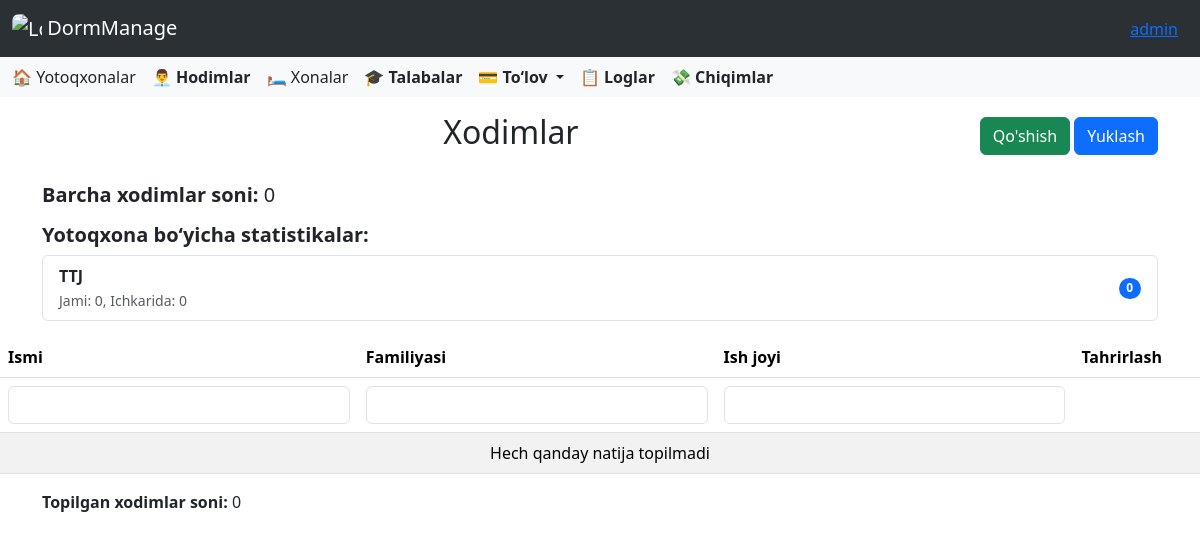
The app's page /employees/ (signed in) with its own data.
### accounts/models.py (models this page shows, shortened)
class CustomUser(AbstractUser):
    ROLE_CHOICES = [
        ('director', 'Direktor'),
        ('employee', 'Xodim'),
    ]
    role = models.CharField(
        max_length=10,
        choices=ROLE_CHOICES,
        default='other',
        verbose_name='Lavozim'
    )
    work_start = models.TimeField(
        verbose_name='Ish boshlanish vaqti',
        null=True,
        blank=True
    )
    work_end = models.TimeField(
        verbose_name='Ish tugash vaqti',
        null=True,
        blank=True
    )
    phone_number = models.CharField(
        max_length=20,
        blank=True,
        verbose_name='Telefon raqami'
    )
    hire_date = models.CharField(
        max_length=10,
        null=True,
        blank=True,
        verbose_name='Ishga qabul qilingan sana'
    )
    photo = models.ImageField(
        upload_to=staff_photo_upload_path,
        blank=False,
        null=False,
        verbose_name='Hodim surati'
    )
    salary = models.PositiveIntegerField(
        verbose_name='Maosh',
        null=True,
        blank=True,
        help_text="Hodimning maoshi (so'mda)"
    )
    is_in_dormitory = models.BooleanField(default=False)

### dormitory/models.py (models this page shows, shortened)
class Dormitory(models.Model):
    director = models.ForeignKey(Director, on_delete=models.CASCADE, related_name='dormitories')
    name = models.CharField(max_length=300, blank=False)
    address = models.CharField(max_length=300, blank=False)
    monthly_payment = models.PositiveIntegerField(default=0, verbose_name="Oylik to‘lov miqdori (so'm)")
    default_monthly_payment = models.PositiveIntegerField(
        default=1,
        help_text="Shartnomaga asosan boshlang‘ich oylik to‘lov (so‘mda)"
    )
    last_update_time = models.DateTimeField(blank=True, null=True)

### accounts/views.py (the view, shortened to what this page needs)
# urls.py: path('', EmployeePage.as_view(), name = 'employees'),
class EmployeePage(LoginRequiredMixin, DirectorAccessMixin, ListView):
    model = Employee
    template_name = 'accounts/employees.html'
    context_object_name = 'employees'
    def get_queryset(self):
        user = self.request.user
        if not hasattr(user, 'director'):
            return Employee.objects.none()
        director_dormitories = Dormitory.objects.filter(director=user.director)
        queryset = Employee.objects.filter(dormitory__in=director_dormitories)
        first_name_q = self.request.GET.get("first_name", "").strip()
        last_name_q = self.request.GET.get("last_name", "").strip()
        dormitory_name_q = self.request.GET.get("dormitory_name", "").strip()
        if first_name_q:
            queryset = queryset.filter(user__first_name__icontains=first_name_q)
        if last_name_q:
            queryset = queryset.filter(user__last_name__icontains=last_name_q)
        if dormitory_name_q:
            queryset = queryset.filter(dormitory__name__icontains=dormitory_name_q)
        return queryset
    def get(self, request, *args, **kwargs):
        return super().get(request, *args, **kwargs)
    def get_context_data(self, **kwargs):
        context = super().get_context_data(**kwargs)
        queryset = self.get_queryset()
        context["total_count"] = queryset.count()
        context["device_errors"] = self.request.session.pop("device_errors", None)
        context["all_employee_count"] = Employee.objects.filter(
            dormitory__director=self.request.user.director
        ).count()
        dormitory_stats = []
        dormitories = Dormitory.objects.filter(director=self.request.user.director)
        for dorm in dormitories:
            total = dorm.employees.count()
            in_dorm = dorm.employees.filter(user__is_in_dormitory=True).count()
            dormitory_stats.append({
                "name": dorm.name,
                "total": total,
                "in_dorm": in_dorm
            })
        context["dormitory_stats"] = dormitory_stats
        return context
    def render_to_response(self, context, **response_kwargs):
        if self.request.headers.get("X-Requested-With") == "XMLHttpRequest":
            return render(self.request, "accounts/employees.html", context)
        return super().render_to_response(context, **response_kwargs)

### accounts/views.py (called while the page is built)
    def test_func(self):
        return hasattr(self.request.user, 'director')

### templates/accounts/employees.html (shortened to what this page needs)
{% extends 'base.html' %}
{% block content %}
<div class="container mt-3">
    <div class="d-flex justify-content-between align-items-center mb-3">
        <h2 class="text-center flex-grow-1">Xodimlar</h2>
        <div>
            <a href="{% url 'employee_add' %}" class="btn btn-success">Qo'shish</a>
            <button id="export-btn" class="btn btn-primary">Yuklash</button>
        </div>
    </div>
</div>
<div class="container mt-4">
    <h5><strong>Barcha xodimlar soni: </strong>{{ all_employee_count }}</h5>
    <h5 class="mt-3"><strong>Yotoqxona bo‘yicha statistikalar:</strong></h5>
    <ul class="list-group mb-3">
        {% for stat in dormitory_stats %}
        <li class="list-group-item d-flex justify-content-between align-items-center">
            <div>
                <strong>{{ stat.name }}</strong><br>
                <small class="text-muted">Jami: {{ stat.total }}, Ichkarida: {{ stat.in_dorm }}</small>
            </div>
            <span class="badge bg-primary rounded-pill">{{ stat.in_dorm }}</span>
        </li>
        {% empty %}
        <li class="list-group-item">Yotoqxonalar topilmadi.</li>
        {% endfor %}
    </ul>
</div>
<form id="search-form">
    <div class="table-responsive">
        <table class="table table-striped">
            <thead>
                <tr>
                    <th>Ismi</th>
                    <th>Familiyasi</th>
                    <th>Ish joyi</th>
                    <th>Tahrirlash</th>
                </tr>
                <tr>
                    <td><input type="text" name="first_name" class="form-control search-input" placeholder=""></td>
                    <td><input type="text" name="last_name" class="form-control search-input" placeholder=""></td>
                    <td><input type="text" name="dormitory_name" class="form-control search-input" placeholder=""></td>
                    <td></td>
                </tr>
            </thead>
            <tbody>
                {% for employee in object_list %}
                <tr>
                    <td>{{ employee.user.first_name }}</td>
                    <td>{{ employee.user.last_name }}</td>
                    <td>{{ employee.dormitory.name }}</td>
                    <td><a href="{% url 'employee_update' employee.user.pk %}" class="btn btn-sm btn-success">Tahrirlash</a></td>
                </tr>
                {% empty %}
                <tr>
                    <td colspan="4" class="text-center">Hech qanday natija topilmadi</td>
                </tr>
                {% endfor %}
            </tbody>
        </table>
        <div class="container mt-2 mb-2">
            <p><strong>Topilgan xodimlar soni:</strong> <span id="total-count">{{ total_count }}</span></p>
        </div>
    </div>
</form>
{% endblock content %}

### templates/base.html (shortened to what this page needs)
<!DOCTYPE html>
<html lang="en">
<head>
    <link href="https://cdn.jsdelivr.net/npm/bootstrap@5.3.5/dist/css/bootstrap.min.css" rel="stylesheet">
    <link rel="stylesheet" href="https://cdnjs.cloudflare.com/ajax/libs/font-awesome/6.0.0/css/all.min.css">
    <link rel="stylesheet" href="https://cdn.jsdelivr.net/npm/bootstrap-icons@1.10.5/font/bootstrap-icons.css">
    <link href="https://cdn.jsdelivr.net/npm/select2@4.1.0-rc.0/dist/css/select2.min.css" rel="stylesheet" />
</head>
<body>
<nav class="navbar bg-body-tertiary" data-bs-theme="dark">
  <div class="container-fluid">
    <a class="navbar-brand" href="{% url 'dashboard' %}">
      <img src="/media/images/icon.png" alt="Logo" style="width:30px; height:30px; border-radius:7px" class="d-inline-block align-text-top">
      DormManage
    </a>
    <div class="ms-auto" style="margin: 0 10px;">
      <a href="#" class="text-primary text-decoration-underline" data-bs-toggle="modal" data-bs-target="#userInfoModal">
        {% if user.first_name %}
          {{ user.first_name }}
        {% else %} {{ user.username }}
        {% endif %}
      </a>
    </div>
  </div>
</nav>
<nav class="navbar bg-body-tertiary">
  <div class="container-fluid">
    <div class="d-none d-lg-flex gap-3 align-items-center">
  {% if user.role == 'director' %}
  <a class="nav-link" href="{% url 'dormitories' %}">🏠 Yotoqxonalar</a>
  <a class="nav-link" href="{% url 'employees' %}"><strong>👨‍💼 Hodimlar</strong></a>
  {% endif %}
  <a class="nav-link" href="{% url 'rooms' %}">🛏️ Xonalar</a>
  <a class="nav-link" href="{% url 'students' %}"><strong>🎓 Talabalar</strong></a>
  <div class="nav-item dropdown">
    <a class="nav-link dropdown-toggle" href="#" role="button" data-bs-toggle="dropdown" aria-expanded="false">
      <strong>💳 To‘lov</strong>
    </a>
  </div>
  <a class="nav-link" href="{% url 'logs' %}"><strong>📋 Loglar</strong></a>
  <a class="nav-link" href="{% url 'expense_list' %}"><strong>💸 Chiqimlar</strong></a>
</div>
  </div>
</nav>
{% block content %}
{% endblock %}
</body>
</html>

### records on screen
CustomUser: first_name "admin", name "TTJ", total "0", in_dorm "0"

### other values on screen
{{ all_employee_count }} "0"
{{ total_count }} "0"
